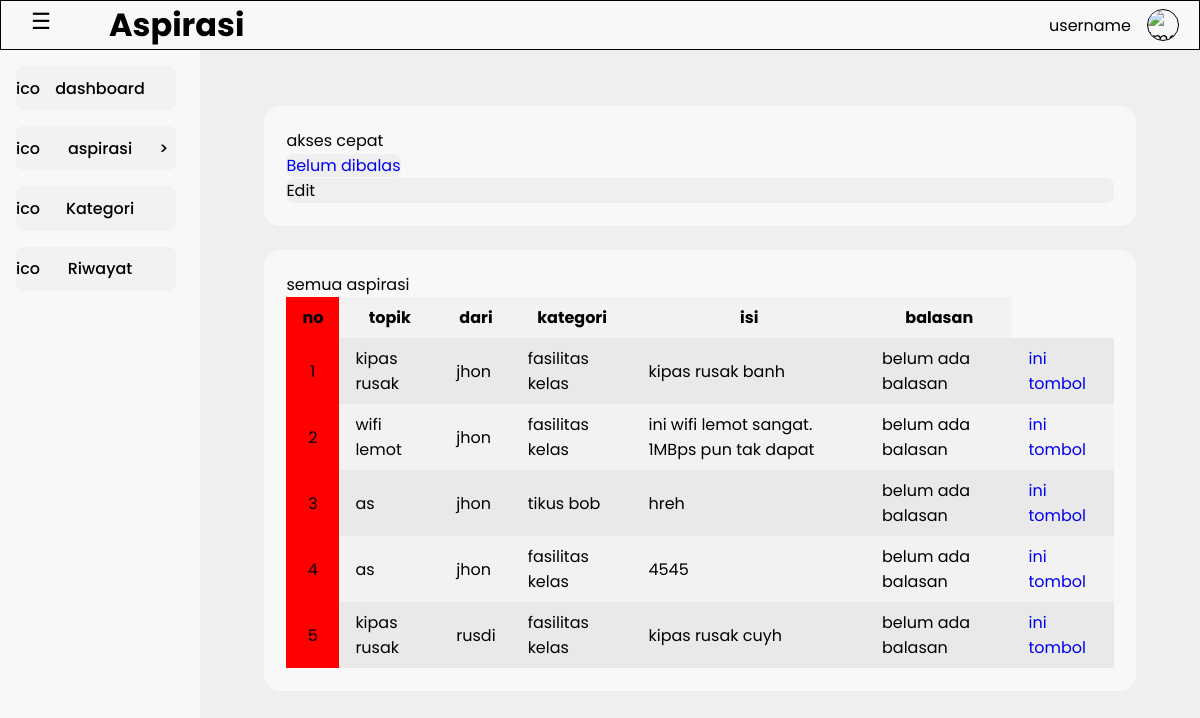
Page /view/admin/a_aspirasi.php on the committed database.
### tables this page shows
CREATE TABLE `aspirasi` (
  `id_aspirasi` int NOT NULL,
  `judul` varchar(20) NOT NULL,
  `id_siswa` int NOT NULL,
  `isi_aspirasi` varchar(100) NOT NULL,
  `status` enum('menunggu','proses','selesai') NOT NULL,
  `id_kategori` int NOT NULL,
  `id_feedback` int NOT NULL,
  `waktu_upload` datetime NOT NULL DEFAULT CURRENT_TIMESTAMP
);

CREATE TABLE `siswa` (
  `id_siswa` int NOT NULL,
  `username` varchar(20) NOT NULL,
  `password` varchar(225) NOT NULL,
  `kelas` varchar(10) NOT NULL,
  `nis` int DEFAULT NULL,
  `role` enum('siswa') NOT NULL,
  `waktu_buat` datetime NOT NULL DEFAULT CURRENT_TIMESTAMP
);

CREATE TABLE `kategori` (
  `id_kategori` int NOT NULL,
  `isi_kategori` varchar(30) NOT NULL,
  `waktu_upload` datetime NOT NULL DEFAULT CURRENT_TIMESTAMP
);

CREATE TABLE `feedback` (
  `id_feedback` int NOT NULL,
  `isi_feedback` varchar(100) NOT NULL,
  `id_admin` int NOT NULL,
  `waktu_upload` datetime NOT NULL DEFAULT CURRENT_TIMESTAMP
);

### controller/c_aspirasi.php (called while the page is built)
<?php
include_once __DIR__ . "../../model/m_aspirasi.php";
$aspirasi = new m_aspirasi();
try{
  if(!empty($_GET['action'])){
    if($_GET['action'] != 'delete'){
      $_SERVER['REQUEST_METHOD'] = $_POST;
        $judul          = $_POST['judul'];
        $id_siswa       = $_POST['id_siswa'];
        $isi_aspirasi   = $_POST['isi_aspirasi'];
        $status         = $_POST['status'];
        $id_kategori    = $_POST['id_kategori'];
        $id_feedback    = $_POST['id_feedback'];
      if($_GET['action'] == 'add'){
        $aspirasi->add_data($judul, $id_siswa, $isi_aspirasi, $status, $id_kategori, $id_feedback);
      } elseif($_GET['action'] == 'update'){
      }
    } else{
    }
  } else{
    $data = $aspirasi->get_data();
  }
} catch(Exception $e) {
   echo $e->getMessage();
}
?>

### model/m_connection.php (called while the page is built, shortened)
<?php
class m_connection{
    private $host = "localhost", $username = "root", $password = "", $database = "ukk_3_putra";
    function __construct(){
        $this->conn = mysqli_connect(
            $this->host,
            $this->username,
            $this->password,
            $this->database
        );
    }
}
?>

### model/m_aspirasi.php (called while the page is built, shortened)
<?php
include_once "m_connection.php";
class m_aspirasi{
  function get_data() {
    $conn = new m_connection();
    $sql = "SELECT aspirasi.*, kategori.isi_kategori, siswa.username, feedback.isi_feedback
            FROM aspirasi
            INNER JOIN kategori ON aspirasi.id_kategori = kategori.id_kategori
            INNER JOIN siswa ON aspirasi.id_siswa = siswa.id_siswa
            LEFT JOIN feedback ON aspirasi.id_feedback = feedback.id_feedback";
    $query = mysqli_query($conn->conn, $sql);
    if ($query->num_rows > 0) {
      while($data = mysqli_fetch_object($query)){
        $result[] = $data;
      }
      return $result;
      } else {
        echo "ga ada data";
    }
  }
}
?>

### view/admin/a_aspirasi.php (the view, shortened to what this page needs)
<?php
  include_once "../../controller/c_aspirasi.php";
  include "a_header.php";
?>
</head>
<body>
  <?php
    include "a_navbar.php";
  ?>
  <div class="container">
    <p>akses cepat</p>
    <a class="box" href="#">Belum dibalas</a>
    <div class="box">Edit</div>
  </div>
  <div class="container">
      <p>semua aspirasi</p>
      <div class="table-flow">
        <table>
          <thead>
            <tr>
              <th>no</th>
              <th>topik</th>
              <th>dari</th>
              <th>kategori</th>
              <th>isi</th>
              <th rowspan="2">balasan</th>
            </tr>
          </thead>
          <tbody>
            <?php
            $no = 1;
            foreach ($data as $result){
            ?>
            <tr>
              <td class="table-number"><?= $no++ ?></td>
              <td><?= $result->judul ?></td>
              <td><?= $result->username ?></td>
              <td><?= $result->isi_kategori ?></td>
              <td><?= $result->isi_aspirasi ?></td>
              <td><?= $result->isi_feedback ?></td>
              <td><a href="a_feedback.php?id=<?= $result->id_aspirasi ?>">ini tombol</a></td>
            </tr>
            <?php
            }
            ?>
          </tbody>
        </table>
      </div>
    </div>
  <?php
    include "a_footer.php";
  ?>
</body>
</html>

### view/admin/a_header.php (shortened to what this page needs)
<!DOCTYPE html>
<html lang="en">
<head>
    <link rel="stylesheet" href="../re-style/font.css">
    <link rel="stylesheet" href="../re-style/prop.css?v=1.1">
    <link rel="stylesheet" href="../re-style/header.css?v=1.6">
    <link rel="stylesheet" href="../re-style/style.css?v=1.6">

### view/admin/a_navbar.php (shortened to what this page needs)
<header class="fixed">
        <div class="flex headbar-container">
            <section class="flex">
                <div class="hamburger flex flex-center" onclick="toggleNav()">
                ☰
                </div>
                <h1>Aspirasi</h1>
            </section>
            <section>
            </section>
            <section class="flex">
                <p>username</p>
                <div class="profile-holder">
                    <img src="" alt="img">
                </div>
            </section>
        </div>
    </header>
    <div class="main-container flex">
        <nav class="">
            <a href="a_dashboard.php">
                <button class="nav-button grid <?= ($active_page == 'dashboard') ? 'nav-button-active' : '' ; ?>">
                    <div>ico</div>
                    <p>dashboard</p>
                </button>
            </a>
            <div class="dropdown">
                <a href="a_aspirasi.php">
                    <button class="nav-button grid" id="dropdown-triger" onclick="toggleNavDropdown()">
                        <div>ico</div>
                        <p>aspirasi</p>
                        <div id="arrow">></div>
                    </button>
                </a>
            </div>
            <a href="a_category.php">
                <button class="nav-button grid <?= ($active_page == 'category') ? 'nav-button-active' : '' ; ?>">
                    <div>ico</div>
                    <p>Kategori</p>
                </button>
            </a>
            <a href="a_history.php">
                <button class="nav-button grid <?= ($active_page == 'history') ? 'nav-button-active' : '' ; ?>">
                    <div>ico</div>
                    <p>Riwayat</p>
                </button>
            </a>
        </nav>
        <main>

### view/admin/a_footer.php (shortened to what this page needs)
        </main>
    </div>
</body>
</html>

### view/re-style/prop.css (style rules this page uses)
html { --header-height-base: 50px; --navbar-width-base: 200px; --button-width-base: 160px; }
html { --primary-color-base:#f2efff; --secondary-color-base:#f3f2f0; --white-1000:#fefefe; --white-900:#fbfbfb; --white-800:#f8f8f8; --white-700:#f5f5f5; --white-600:#f2f2f2; --white-500:#efefef; --white-400:#ececec; --white-300:#e9e9e9; --white-200:#e6e6e6; --white-100:#e3e3e3; }

### view/re-style/header.css (style rules this page uses)
header { width: 100%; background-color: var(--white-800); }
.headbar-container { height: var(--header-height-base); width: 100%; border: 1px solid black; flex-wrap: wrap; align-content: center; padding: 0 20px; }
.headbar-container h1 { font-size: 2em; }
.headbar-container section:nth-child(1) { border: transparent; min-width: 350px; justify-content: start; gap: 3em; }
.headbar-container section:nth-child(2) { border: transparent; flex: 1; }
.headbar-container section:nth-child(3) { border: transparent; min-width: 200px; justify-content: flex-end; align-items: center; gap: 1em; }
.hamburger { border: transparent; height: 40px; width: 40px; border-radius: 50%; overflow: hidden; font-size: 1.4em; font-weight:100 ; }
.profile-holder { border: 1px solid black; border-radius: 50%; overflow: hidden; width: 32px; height: 32px; }
img { aspect-ratio: 32 / 32; }
nav { width: 200px; border: transparent; background-color: var(--white-800); height: calc(100vh - 60px); padding-left: 16px; top: var(--header-height-base); left: 0; transition: 0.15s ease-in-out; position: fixed; }
.nav-button { margin-top: 1rem; padding: 0.6em 0; min-width: var(--button-width-base); border-radius: 8px; grid-template-columns: 30px auto 22px; justify-content: start; text-align: start; font-weight: 500; font-size: 1em; border: transparent; background-color: var(--white-600); }
.nav-button div:nth-child(3) { padding-left: 5px; }

### view/re-style/style.css (style rules this page uses)
* { margin: 0; padding: 0; box-sizing: border-box; font-family: 'Poppins'; font-size: 16px; }
.flex { display: flex; justify-content: space-between; }
.flex-center { justify-content: center; flex-wrap: wrap; align-content: center; }
.grid { display: grid; justify-content: space-between; align-content: space-between; }
.fixed { position: fixed; top: 0; left: 0; }
a { text-decoration: none; }
body { margin: 0; }
main { background-color: var(--white-500); flex: 1; min-height: calc(100vh - 60px); margin-top: var(--header-height-base); margin-left: 200px; transition: 0.15s ease-in-out; padding: 2em 4em; }
.container { border: transparent; background-color: var(--white-800); min-width: 10vw; padding: 1.4em; margin-top: 24px; border-radius: 16px; gap: 22px; grid-template-columns: repeat(auto-fit, minmax(200px, 1fr)); }
.box { border: transparent; background-color: var(--white-500); border-radius: 8px; overflow-x: hidden; }
table { border-collapse: collapse; }
th,td { padding: 0.5em 1em; }
th:nth-child(1), td:nth-child(1) { text-align: center; background-color: red; }
th, tr:nth-child(even) { background-color: var(--white-600); }
tr:nth-child(odd) { background-color: var(--white-300); }

### rows in the picture
aspirasi: judul "kipas rusak", id_siswa.username "jhon", id_kategori.isi_kategori "fasilitas kelas", isi_aspirasi "kipas rusak banh", id_feedback.isi_feedback "belum ada balasan"
aspirasi: judul "wifi lemot", id_siswa.username "jhon", id_kategori.isi_kategori "fasilitas kelas", isi_aspirasi "ini wifi lemot sangat. 1MBps pun tak dapat", id_feedback.isi_feedback "belum ada balasan"
aspirasi: judul "as", id_siswa.username "jhon", id_kategori.isi_kategori "tikus bob", isi_aspirasi "hreh", id_feedback.isi_feedback "belum ada balasan"
aspirasi: judul "as", id_siswa.username "jhon", id_kategori.isi_kategori "fasilitas kelas", isi_aspirasi "4545", id_feedback.isi_feedback "belum ada balasan"
aspirasi: judul "kipas rusak", id_siswa.username "rusdi", id_kategori.isi_kategori "fasilitas kelas", isi_aspirasi "kipas rusak cuyh", id_feedback.isi_feedback "belum ada balasan"
